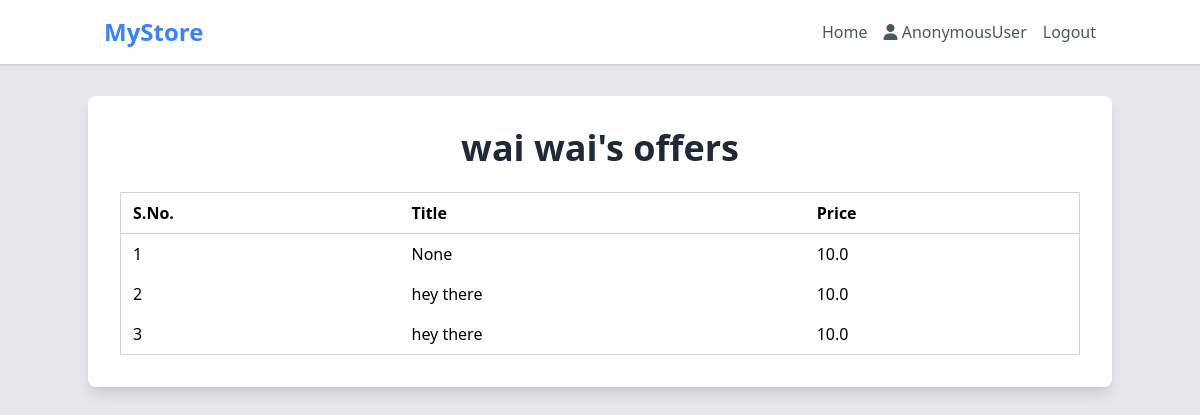
The page /productoffer/3 on the database its author committed.
### geoapp/models.py (models this page shows, shortened)
class Product(models.Model):
    productOwner = models.ForeignKey(Shop,on_delete = models.CASCADE)
    productName = models.CharField(max_length = 50)
    productPrice = models.FloatField()
    productCategory = models.CharField(max_length = 20,default="Electronics",choices = (
        ("Electronics","Electronics"),
        ("Fashion","Fashion"),
        ("Drinks","Drinks"),
        ("Furniture","Furniture")
    ))
    productImage = models.ImageField(upload_to='productImages/',default='productImages/product_placeholder.png',null=True)

class Offer(models.Model):
    product = models.ForeignKey(Product,on_delete = models.CASCADE)
    offeredby = models.ForeignKey(Shop,on_delete=models.CASCADE)
    offerTitle = models.CharField(max_length = 500,blank = True,null = True)
    offerprice = models.FloatField()
    is_valid = models.BooleanField(default = False,null = True,blank = True)

### geoapp/views.py (the view)
# urls.py: path('productoffer/<int:pk>',views.ProductOffer,name='ProductOffer'),
def ProductOffer(request,pk):
    product = Product.objects.get(pk = pk)
    offers = Offer.objects.filter(product = product)
    return render(request,'ProductOffer.html',{'offers':offers,'product':product})

### geoapp/templates/ProductOffer.html (shortened to what this page needs)
{% extends 'base.html' %}
{% block content %}
    <div class="container mx-auto mt-8 p-8 bg-white rounded-lg shadow-lg">
            <h1 class="text-4xl font-bold text-center mb-6 text-gray-800">{{product.productName}}'s offers</h1>
            <div class="overflow-x-auto mt-6">
                <table class="min-w-full border border-gray-300 divide-y divide-gray-300">
                    <thead>
                        <tr>
                            <th class="py-2 px-3 text-left">S.No.</th>
                            <th class="py-2 px-3 text-left">Title</th>
                            <th class="py-2 px-3 text-left">Price</th>
                        </tr>
                    </thead>
                    <tbody class="space-y-2">
                        {% for offer in offers %}
                            <tr>
                                <td class="py-2 px-3">{{ forloop.counter }}</td>
                                <td class="py-2 px-3">{{ offer.offerTitle }}</td>
                                <td class="py-2 px-3">{{ offer.offerprice }}</td>
                            </tr>
                        {% endfor %}
                    </tbody>
                </table>
            </div>
    </div>
{% endblock %}

### rows shown on the page
Product: productName "wai wai"
Offer: offerTitle "None", offerprice "10.0"
Offer: offerTitle "hey there", offerprice "10.0"
Offer: offerTitle "hey there", offerprice "10.0"

### other values the page prints
{{ request.user }} "AnonymousUser"
